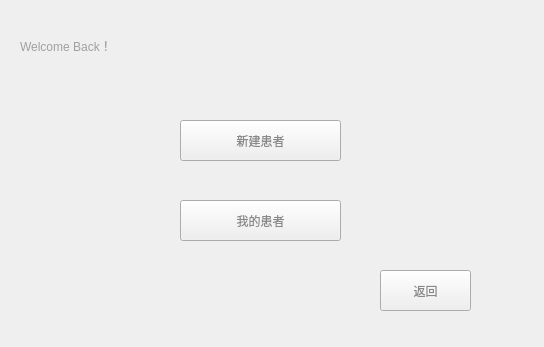
<?xml version="1.0" encoding="UTF-8"?>
<ui version="4.0">
 <class>Form</class>
 <widget class="QWidget" name="Form">
  <property name="geometry">
   <rect>
    <x>0</x>
    <y>0</y>
    <width>544</width>
    <height>347</height>
   </rect>
  </property>
  <property name="windowTitle">
   <string>Form</string>
  </property>
  <widget class="QPushButton" name="pushButton_3">
   <property name="geometry">
    <rect>
     <x>180</x>
     <y>120</y>
     <width>161</width>
     <height>41</height>
    </rect>
   </property>
   <property name="palette">
    <palette>
     <active>
      <colorrole role="WindowText">
       <brush brushstyle="SolidPattern">
        <color alpha="255">
         <red>136</red>
         <green>136</green>
         <blue>136</blue>
        </color>
       </brush>
      </colorrole>
      <colorrole role="ButtonText">
       <brush brushstyle="SolidPattern">
        <color alpha="255">
         <red>136</red>
         <green>136</green>
         <blue>136</blue>
        </color>
       </brush>
      </colorrole>
     </active>
     <inactive>
      <colorrole role="WindowText">
       <brush brushstyle="SolidPattern">
        <color alpha="255">
         <red>136</red>
         <green>136</green>
         <blue>136</blue>
        </color>
       </brush>
      </colorrole>
      <colorrole role="ButtonText">
       <brush brushstyle="SolidPattern">
        <color alpha="255">
         <red>136</red>
         <green>136</green>
         <blue>136</blue>
        </color>
       </brush>
      </colorrole>
     </inactive>
     <disabled>
      <colorrole role="WindowText">
       <brush brushstyle="SolidPattern">
        <color alpha="255">
         <red>120</red>
         <green>120</green>
         <blue>120</blue>
        </color>
       </brush>
      </colorrole>
      <colorrole role="ButtonText">
       <brush brushstyle="SolidPattern">
        <color alpha="255">
         <red>120</red>
         <green>120</green>
         <blue>120</blue>
        </color>
       </brush>
      </colorrole>
     </disabled>
    </palette>
   </property>
   <property name="styleSheet">
    <string notr="true">font: 25 14pt &quot;Raleway ExtraLight&quot;;</string>
   </property>
   <property name="text">
    <string>新建患者</string>
   </property>
  </widget>
  <widget class="QLabel" name="label_5">
   <property name="geometry">
    <rect>
     <x>20</x>
     <y>20</y>
     <width>161</width>
     <height>51</height>
    </rect>
   </property>
   <property name="palette">
    <palette>
     <active>
      <colorrole role="WindowText">
       <brush brushstyle="SolidPattern">
        <color alpha="255">
         <red>160</red>
         <green>160</green>
         <blue>160</blue>
        </color>
       </brush>
      </colorrole>
     </active>
     <inactive>
      <colorrole role="WindowText">
       <brush brushstyle="SolidPattern">
        <color alpha="255">
         <red>160</red>
         <green>160</green>
         <blue>160</blue>
        </color>
       </brush>
      </colorrole>
     </inactive>
     <disabled>
      <colorrole role="WindowText">
       <brush brushstyle="SolidPattern">
        <color alpha="255">
         <red>120</red>
         <green>120</green>
         <blue>120</blue>
        </color>
       </brush>
      </colorrole>
     </disabled>
    </palette>
   </property>
   <property name="styleSheet">
    <string notr="true">font: 25 16pt &quot;Raleway ExtraLight&quot;;</string>
   </property>
   <property name="text">
    <string>Welcome Back！</string>
   </property>
  </widget>
  <widget class="QPushButton" name="pushButton_4">
   <property name="geometry">
    <rect>
     <x>180</x>
     <y>200</y>
     <width>161</width>
     <height>41</height>
    </rect>
   </property>
   <property name="palette">
    <palette>
     <active>
      <colorrole role="WindowText">
       <brush brushstyle="SolidPattern">
        <color alpha="255">
         <red>136</red>
         <green>136</green>
         <blue>136</blue>
        </color>
       </brush>
      </colorrole>
      <colorrole role="ButtonText">
       <brush brushstyle="SolidPattern">
        <color alpha="255">
         <red>136</red>
         <green>136</green>
         <blue>136</blue>
        </color>
       </brush>
      </colorrole>
     </active>
     <inactive>
      <colorrole role="WindowText">
       <brush brushstyle="SolidPattern">
        <color alpha="255">
         <red>136</red>
         <green>136</green>
         <blue>136</blue>
        </color>
       </brush>
      </colorrole>
      <colorrole role="ButtonText">
       <brush brushstyle="SolidPattern">
        <color alpha="255">
         <red>136</red>
         <green>136</green>
         <blue>136</blue>
        </color>
       </brush>
      </colorrole>
     </inactive>
     <disabled>
      <colorrole role="WindowText">
       <brush brushstyle="SolidPattern">
        <color alpha="255">
         <red>120</red>
         <green>120</green>
         <blue>120</blue>
        </color>
       </brush>
      </colorrole>
      <colorrole role="ButtonText">
       <brush brushstyle="SolidPattern">
        <color alpha="255">
         <red>120</red>
         <green>120</green>
         <blue>120</blue>
        </color>
       </brush>
      </colorrole>
     </disabled>
    </palette>
   </property>
   <property name="styleSheet">
    <string notr="true">font: 25 14pt &quot;Raleway ExtraLight&quot;;</string>
   </property>
   <property name="text">
    <string>我的患者</string>
   </property>
  </widget>
  <widget class="QLabel" name="label_6">
   <property name="geometry">
    <rect>
     <x>180</x>
     <y>20</y>
     <width>101</width>
     <height>51</height>
    </rect>
   </property>
   <property name="palette">
    <palette>
     <active>
      <colorrole role="WindowText">
       <brush brushstyle="SolidPattern">
        <color alpha="255">
         <red>160</red>
         <green>160</green>
         <blue>160</blue>
        </color>
       </brush>
      </colorrole>
     </active>
     <inactive>
      <colorrole role="WindowText">
       <brush brushstyle="SolidPattern">
        <color alpha="255">
         <red>160</red>
         <green>160</green>
         <blue>160</blue>
        </color>
       </brush>
      </colorrole>
     </inactive>
     <disabled>
      <colorrole role="WindowText">
       <brush brushstyle="SolidPattern">
        <color alpha="255">
         <red>120</red>
         <green>120</green>
         <blue>120</blue>
        </color>
       </brush>
      </colorrole>
     </disabled>
    </palette>
   </property>
   <property name="styleSheet">
    <string notr="true">font: 25 16pt &quot;Raleway ExtraLight&quot;;</string>
   </property>
   <property name="text">
    <string/>
   </property>
  </widget>
  <widget class="QPushButton" name="pushButton_6">
   <property name="geometry">
    <rect>
     <x>380</x>
     <y>270</y>
     <width>91</width>
     <height>41</height>
    </rect>
   </property>
   <property name="palette">
    <palette>
     <active>
      <colorrole role="WindowText">
       <brush brushstyle="SolidPattern">
        <color alpha="255">
         <red>136</red>
         <green>136</green>
         <blue>136</blue>
        </color>
       </brush>
      </colorrole>
      <colorrole role="ButtonText">
       <brush brushstyle="SolidPattern">
        <color alpha="255">
         <red>136</red>
         <green>136</green>
         <blue>136</blue>
        </color>
       </brush>
      </colorrole>
     </active>
     <inactive>
      <colorrole role="WindowText">
       <brush brushstyle="SolidPattern">
        <color alpha="255">
         <red>136</red>
         <green>136</green>
         <blue>136</blue>
        </color>
       </brush>
      </colorrole>
      <colorrole role="ButtonText">
       <brush brushstyle="SolidPattern">
        <color alpha="255">
         <red>136</red>
         <green>136</green>
         <blue>136</blue>
        </color>
       </brush>
      </colorrole>
     </inactive>
     <disabled>
      <colorrole role="WindowText">
       <brush brushstyle="SolidPattern">
        <color alpha="255">
         <red>120</red>
         <green>120</green>
         <blue>120</blue>
        </color>
       </brush>
      </colorrole>
      <colorrole role="ButtonText">
       <brush brushstyle="SolidPattern">
        <color alpha="255">
         <red>120</red>
         <green>120</green>
         <blue>120</blue>
        </color>
       </brush>
      </colorrole>
     </disabled>
    </palette>
   </property>
   <property name="styleSheet">
    <string notr="true">font: 25 14pt &quot;Raleway ExtraLight&quot;;</string>
   </property>
   <property name="text">
    <string>返回</string>
   </property>
  </widget>
 </widget>
 <resources/>
 <connections/>
</ui>
